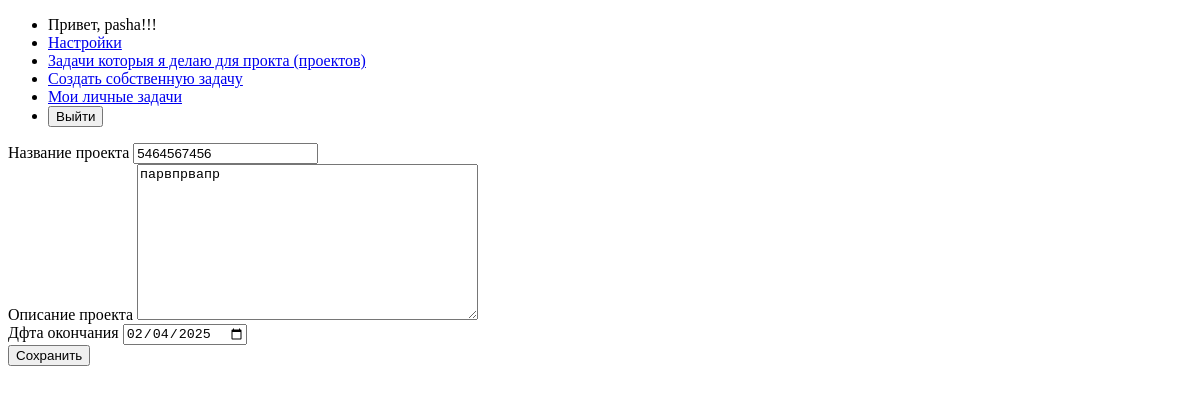
The page /EditProject/1/ (signed in) on the database as committed earlier.
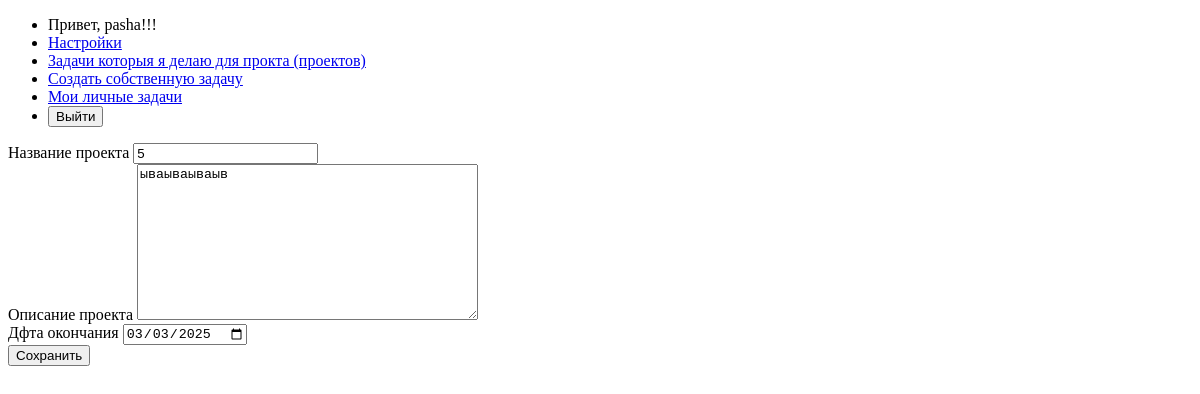
The same page on the database as committed later.
### TM/models.py (models this page shows, shortened)
class Project(models.Model):
    name = models.CharField(max_length = 255, unique = True, verbose_name = 'Название проекта')
    description = models.TextField(verbose_name = 'Описание проекта')
    end_date = models.DateField(verbose_name = 'Дфта окончания')
    creator = models.ForeignKey(User, on_delete = models.CASCADE, related_name = 'created_projects', verbose_name = 'Создатель')
    date_creation = models.DateTimeField(auto_now_add=True, verbose_name = 'Дата создания')
    class Meta:
        verbose_name = 'Проект'
        verbose_name_plural = 'Проекты'

### TM/views.py (the view)
# urls.py: path('EditProject/<int:project_id>/', views.edit_project, name = 'edit_project'),
def edit_project(request, project_id):
    project = get_object_or_404(Project, id=project_id)
    if request.method == 'POST':
        project_form = New_project_forms(request.POST, instance=project) # instance=project Подставляет данные
        if project_form.is_valid():
            project_form.save()
            messages.success(request, f'Проект {project.name} успешно обновлен')
            return redirect(reverse('my_project'))
        else:
            messages.error(request, 'Произошла ошибка при обновлении проекта!')
    else:
        project_form = New_project_forms(instance=project)
    return render(request, 'Edit/edit_project.html', {'project_form': project_form,})

### TM/forms.py
class New_project_forms(forms.ModelForm):
    class Meta:
        model = Project
        fields = ['name', 'description', 'end_date']
        widgets = {
            'end_date': forms.DateInput(attrs={'type': 'date'}, format='%Y-%m-%d'),  # format='%Y-%m-%d' исправляет вставку времени из БД для редактирования
        }

### templates/Edit/edit_project.html (shortened to what this page needs)
{% extends 'TM/base.html' %}
{% block content %}
    <form method = 'post'>
            <div>
                <div>
                    <label for = '{{ project_form.name.id_for_label }}'>{{ project_form.name.label }}</label>
                    {{ project_form.name }}
                </div>
                <div>
                    <label for = '{{ project_form.description.id_for_label }}'>{{ project_form.description.label }}</label>
                    {{ project_form.description }}
                </div>
                <div>
                    <label for = '{{ project_form.end_date.id_for_label }}'>{{ project_form.end_date.label }}</label>
                    {{ project_form.end_date }}
                </div>
            </div>
            <button type = 'submit'>Сохранить</button>
        </div>
{% endblock %}

Rows that differ between the two databases and show on the page:
changed Project: name "5464567456" → "5"; description "парвпрвапр" → "ываываываыв"; end_date "02/04/2025" → "03/03/2025"
